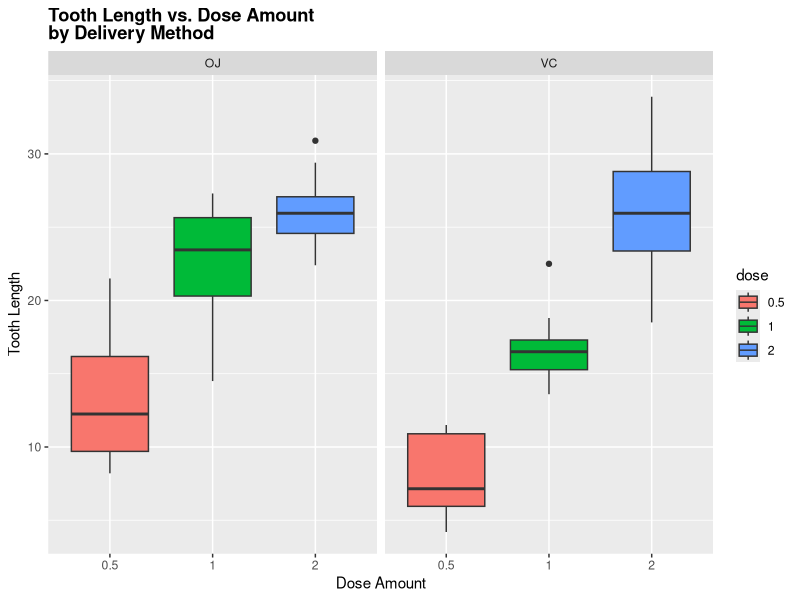
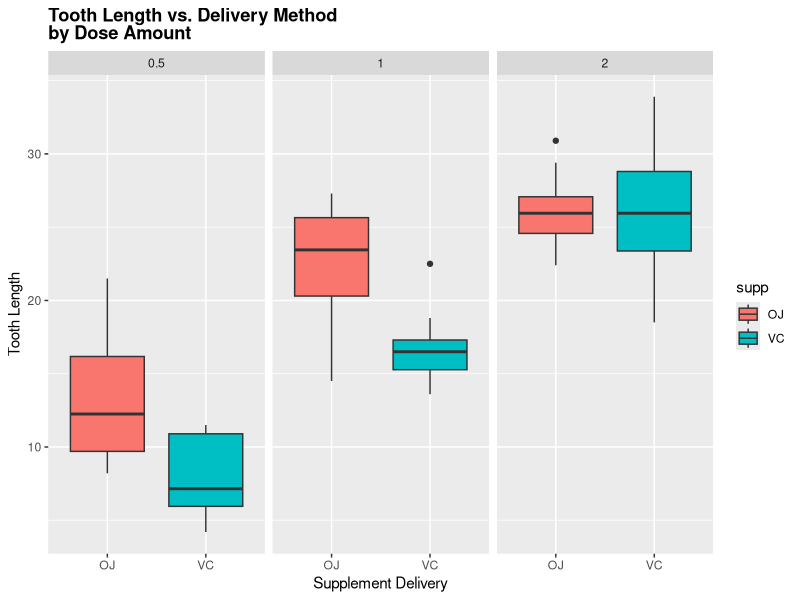

These figures' R source, in order:
## ---- chunk 1
#load library
library(ggplot2)

#load data
data("ToothGrowth")

#show the summary of the data
summary(ToothGrowth)

#Display the first few rows of data
head(ToothGrowth)

#Unique Values
unique(ToothGrowth$len)
unique(ToothGrowth$supp)
unique(ToothGrowth$dose)
## ---- chunk 2
# Convert dose to a factor
ToothGrowth$dose<-as.factor(ToothGrowth$dose)

# Plot tooth length vs. the dose amount by supplement delivery method
ggplot(aes(x=dose, y=len), data=ToothGrowth) + geom_boxplot(aes(fill=dose)) + xlab("Dose Amount") + ylab("Tooth Length") + facet_grid(~ supp) + ggtitle("Tooth Length vs. Dose Amount \nby Delivery Method") + theme(plot.title = element_text(lineheight=.8, face="bold"))

# Plot tooth length vs. supplement delivery method by the dose amount
ggplot(aes(x=supp, y=len), data=ToothGrowth) + geom_boxplot(aes(fill=supp)) + xlab("Supplement Delivery") + ylab("Tooth Length") + facet_grid(~ dose) + ggtitle("Tooth Length vs. Delivery Method \nby Dose Amount") + theme(plot.title = element_text(lineheight=.8, face="bold"))
## ---- chunk 3
t.test(len~supp,data=ToothGrowth)
## ---- chunk 4
# run t-test using dose amounts 0.5 and 1.0
ToothGrowth_sub <- subset(ToothGrowth, ToothGrowth$dose %in% c(1.0,0.5))
t.test(len~dose,data=ToothGrowth_sub)

# run t-test using dose amounts 0.5 and 2.0
ToothGrowth_sub <- subset(ToothGrowth, ToothGrowth$dose %in% c(0.5,2.0))
t.test(len~dose,data=ToothGrowth_sub)

# run t-test using dose amounts 1.0 and 2.0
ToothGrowth_sub <- subset(ToothGrowth, ToothGrowth$dose %in% c(1.0,2.0))
t.test(len~dose,data=ToothGrowth_sub)
